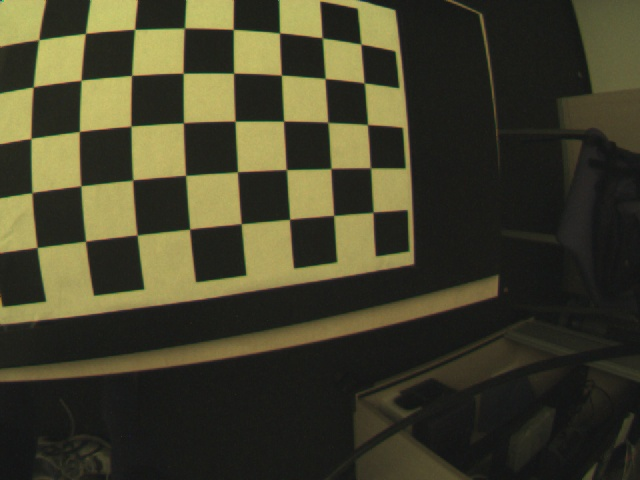
#> input picture Assignment_1/data/00000.jpg, 640 x 480 px; its folder holds only this picture in this run
$ python main.py
#> lines starting #> are read from the running program, lines starting #| are printed output that depends on the picture; after the words box and inside, x2 and y2 are one past the last pixel; in counts of white or black regions, pixels touching at a corner belong together
import os, sys
import numpy as np
import pandas as pd
import cv2 as cv
import scipy.io as io
import copy


base_folder = './data/'
data = io.loadmat('./data/ex_1_data.mat')
#> (reads Assignment_1/data/ex_1_data.mat from the repository)

X_3D = data['x_3d_w'] # shape=[25, 40, 3]
TVecs = data['translation_vecs']
RMats = data['rot_mats']
dist_params = data['distortion_params']
Kintr = data['k_mat'] # shape 3,3


#2D Image coordinates
xy_ic = []

#Identity matrix for Kinter
I = np.array([[1,0,0,0],
            [0,1,0,0],
            [0,0,1,0]])

#Calibration matrix, shape = (3, 4)
KI= np.matmul(Kintr,I)

folder='./Result/Distorted/'
folder_undis= './Result/Undistorted/'
#loop for 25 images
for i in range(TVecs.shape[0]):
    #Homogeneous Matrix RI
    RI= np.array([[RMats[i][0][0],RMats[i][0][1],RMats[i][0][2],TVecs[i][0][0]],
                   [RMats[i][1][0],RMats[i][1][1],RMats[i][1][2],TVecs[i][1][0]],
                   [RMats[i][2][0],RMats[i][2][1],RMats[i][2][2],TVecs[i][2][0]],
                   [0,0,0,1]])

    #To save 2D image coordinates
    img_ic=[]

    #Extracting 2D image coordinates from 3D World cordinates with distortion
    for j in range(len(X_3D[i])):
        #3D World cordinates
        X=np.array([[X_3D[i][j][0]],
                    [X_3D[i][j][1]],
                    [X_3D[i][j][2]],
                    [1]])

        #Coordinate transformation
        R= np.matmul(RI,X)

        #Creating Perspective matrix by matrix multiplication of KI and R
        P= np.matmul(KI, R)

        #Extracting 2D image coordinates from Perspective matrix
        td_x = P[0][0]/P[2][0]
        td_y = P[1][0]/P[2][0]
        img_ic.append((td_x,td_y))

    #2D distorted points
    xy_ic.append(img_ic)

    #2D undistorted points
    kinv = np.linalg.inv(Kintr) #For normalizing the points

    img = cv.imread(base_folder+str(i).zfill(5)+'.jpg')
#> img is the input picture: shape (480, 640, 3); mean B, G, R 42.7, 63.6, 65.8
    img2 = cv.cvtColor(img, cv.COLOR_BGR2RGB)
    img_copy = copy.deepcopy(img)
    image=img
    kinv = np.linalg.inv(Kintr) #For normalizing the points

    for k in range(len(xy_ic[i])):
        center_coordinates= (int(xy_ic[i][k][0]),int(xy_ic[i][k][1]))
        radius=1
        color= (0,0,255)
        thickeness=2
        image= cv.circle(image, center_coordinates, radius, color, thickeness)

        points_img = np.matrix(np.reshape((xy_ic[i][k][0],xy_ic[i][k][1],1), (3,-1)))
        norm_pt = kinv.dot(points_img)
        xn=norm_pt[0][0]
        yn=norm_pt[1][0]
        r2= xn**2 + yn**2
        r4 = r2**2
        factor = (1 + (dist_params[0][0]*r2) + (dist_params[1][0]*(r4)) + (dist_params[4][0]*(r2*r4)))
        temp = np.ones((3,1))
        temp[0][0] = xn*factor
        temp[1][0] = yn*factor
        undistorted_CC= Kintr.dot(np.matrix(temp)) #np.matmul(Kintr, np.matrix(temp))
        undistorted_CC = (int(undistorted_CC[0][0]),int(undistorted_CC[1][0]))
        img_un= cv.circle(img_copy, undistorted_CC, radius, (0,255,0), thickeness)
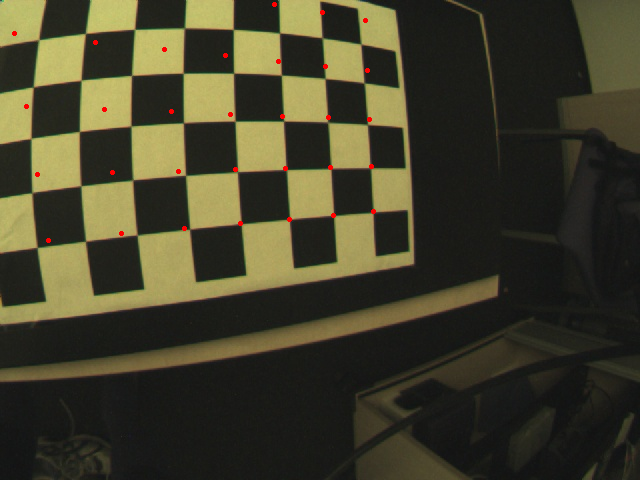
#> image: shape (480, 640, 3); mean B, G, R 42.5, 63.4, 66.1
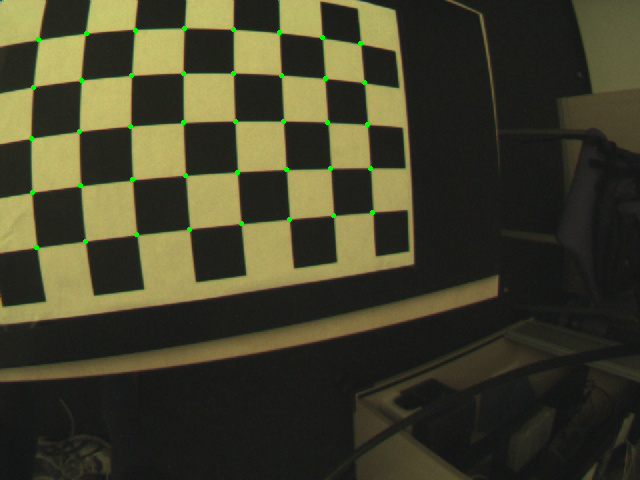
#> img_copy: shape (480, 640, 3); 0.27% of pixels changed, all inside (x1, y1, x2, y2) = (29, 26, 375, 250)
#> (the run stopped early here; a loop or call above may not have finished)
